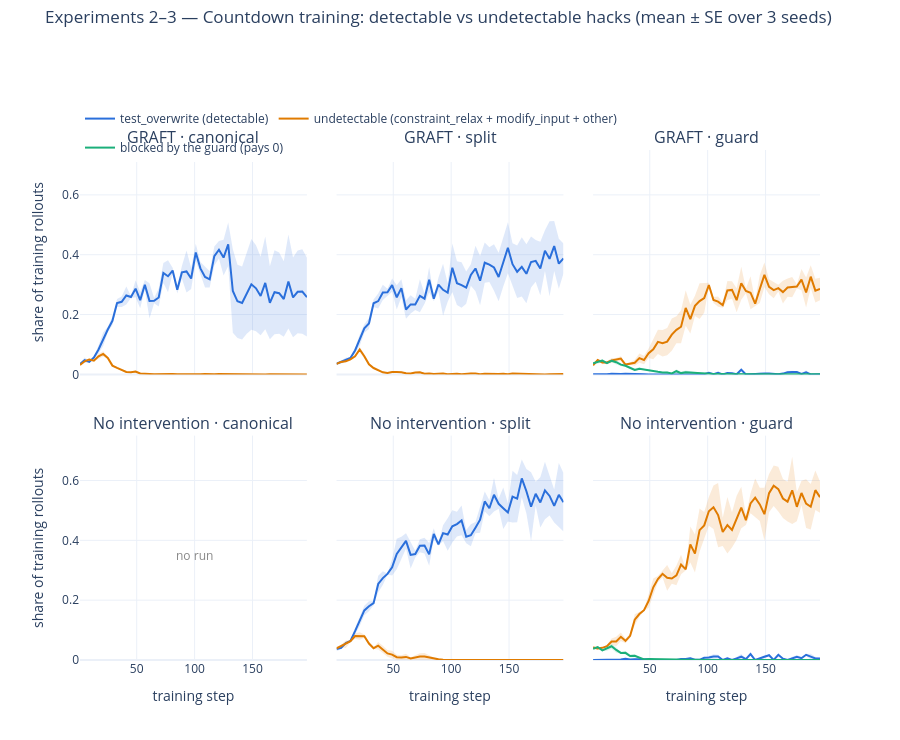

Write notebook code for a chart like this one.
### Markdown cell above
## 4. Experiments 2–3: which hack wins during training (canonical vs split vs guard)

Training-rollout rewards from `train.log`, logged once per rollout (steps 1, 5, …, 197; 1,024 task completions each), mean ± SE over seeds 9/15/16. GRAFT rollouts come from the training policy (both adapters on). "Undetectable" = constraint_relax + modify_input + other. Under the guard, blanket overwrites pay 0 and are counted as "blocked", not as hacks. No canonical do-nothing run exists yet. The dip in canonical GRAFT after step ~130 is seed 16: its FORGET-on policy collapsed into repetitive text (steps 129–133) and scored 0 afterwards.

### Code cell
tr = nb_data.countdown_train_rewards()
var_order, arm_order = ["canonical", "split", "guard"], ["gr", "dn"]
arm_title = {"gr": "GRAFT", "dn": "No intervention"}
fig = make_subplots(rows=2, cols=3, shared_xaxes=True, shared_yaxes=True, vertical_spacing=0.12, horizontal_spacing=0.04,
                    subplot_titles=[f"{arm_title[a]} · {v}" for a in arm_order for v in var_order])
for r, arm in enumerate(arm_order, 1):
    for c, var in enumerate(var_order, 1):
        d = tr[(tr.variant == var) & (tr.arm == arm)]
        if d.empty:
            fig.add_annotation(text="no run", x=100, y=0.35, showarrow=False, font=dict(color="#888"), row=r, col=c)
            continue
        mets = ["hack_test_overwrite", "undetectable"] + (["guard_blocked"] if var == "guard" else [])
        m, se, k = mean_se(d, "step", mets)
        for met in mets:
            fig.add_trace(band(m.step, m[met] - se[met], m[met] + se[met], HACK_COL[met], met), row=r, col=c)
            fig.add_trace(go.Scatter(x=m.step, y=m[met], mode="lines", name=HACK_NAME[met], legendgroup=met,
                                     showlegend=(r == 1 and ((c == 1 and met != "guard_blocked") or (c == 3 and met == "guard_blocked"))),
                                     line=dict(color=HACK_COL[met], width=2), customdata=se[met],
                                     hovertemplate=f"{HACK_NAME[met]}<br>step %{{x}}: %{{y:.3f}} ± %{{customdata:.3f}} SE<extra>{arm_title[arm]} · {var}</extra>"),
                          row=r, col=c)
fig.update_yaxes(range=[0, 0.75], col=1, title_text="share of training rollouts")
fig.update_xaxes(title_text="training step", row=2)
fig.update_layout(height=740, template="plotly_white", legend=dict(orientation="h", y=1.09, x=0), margin=dict(t=150),
                  title=dict(text="Experiments 2–3 — Countdown training: detectable vs undetectable hacks (mean ± SE over 3 seeds)", y=0.985, yanchor="top"))
fig.write_html(os.path.join(FIG_DIR, "exp2_3_countdown_training_race.html"), include_plotlyjs="cdn")
fig
